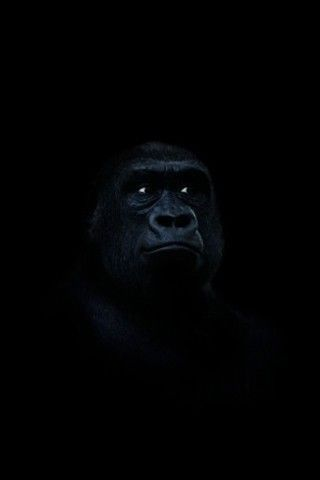
#> input picture sol_1_gamma/src/test1.jpg, 320 x 480 px
$ python gamma.py   (Python 2 division)
#> lines starting #> are read from the running program, lines starting #| are printed output that depends on the picture
'''
Created on Mar 9, 2017

@author: vlad
'''

import cv2
import numpy as np
import matplotlib.pyplot as plt

def gamma_correction(img, correction):
#> called with correction = 0.8
    result = img / 255.0
    result = cv2.pow(result, correction)
    return np.uint8(result * 255)


def log_correction(img):
    result   = img / 255.0
    result = np.ones(result.shape) + result
    result = cv2.log(result)
    return np.uint8(result * 255)

def neg_correction(img):
    result = img / 255.0
    result = np.ones(result.shape) - result
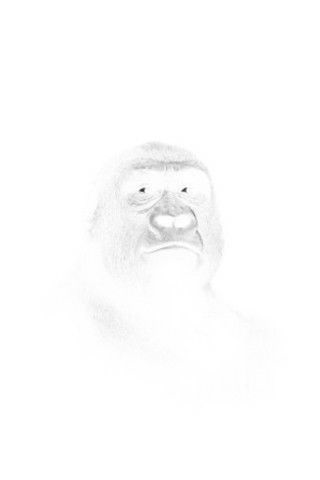
#> result: shape (480, 320) float64; min 0.204, max 1, mean 0.993
    return np.uint8(result * 255)

alpha1 = 0.8
alpha2 = 1.8
img = cv2.imread('test1.jpg', cv2.IMREAD_GRAYSCALE)
gamma1_img = gamma_correction(img, alpha1)
gamma2_img = gamma_correction(img, alpha2)
log_img = log_correction(img)
neg_img = neg_correction(img)

# [4 lines of commented-out code are left out]


fig = plt.figure()

a = fig.add_subplot(2,3,1)
a.set_title('Original img')
imgplot = plt.imshow(img, cmap='gray')

a = fig.add_subplot(2,3,2)
a.set_title('Log img')
imgplot = plt.imshow(log_img, cmap='gray')

a = fig.add_subplot(2,3,3)
a.set_title('Gamma {} img'.format(alpha1))
imgplot = plt.imshow(gamma1_img, cmap='gray')

a=fig.add_subplot(2,3,4)
a.set_title('Gamma {} img'.format(alpha2))
imgplot = plt.imshow(gamma2_img, cmap='gray')

a=fig.add_subplot(2,3,5)
a.set_title('Negative img')
imgplot = plt.imshow(neg_img, cmap='gray')


plt.show()
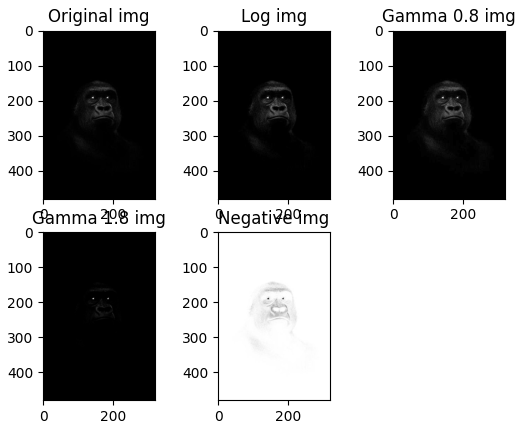
#> figure drawn by matplotlib, 5 panels
print "Program is over"

$ run again, with sol_1_gamma/src/kitty.jpg copied over sol_1_gamma/src/test1.jpg
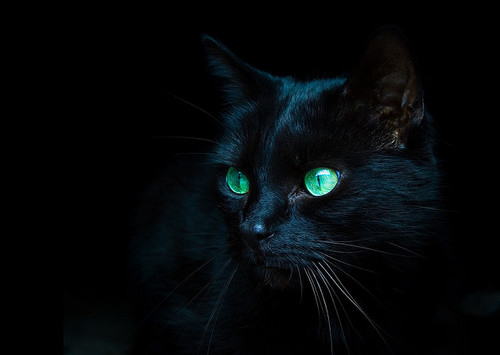
#> input picture sol_1_gamma/src/kitty.jpg, 500 x 355 px
#> `img = cv2.imread('test1.jpg', cv2.IMREAD_GRAYSCALE)`:
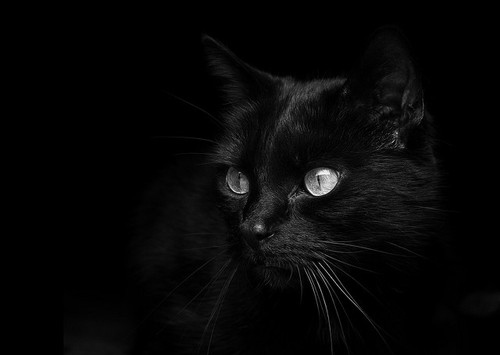
#> img: shape (355, 500); min 0, max 252, mean 6.7
#> in neg_correction, `result = np.ones(result.shape) - result`:
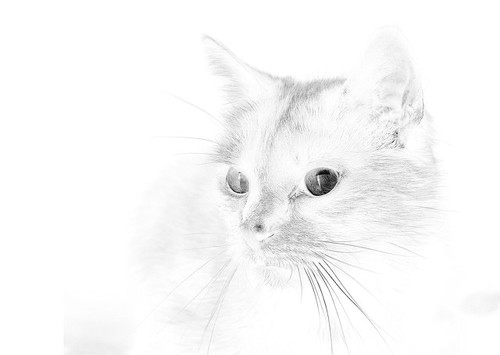
#> result: shape (355, 500) float64; min 0.0118, max 1, mean 0.974
